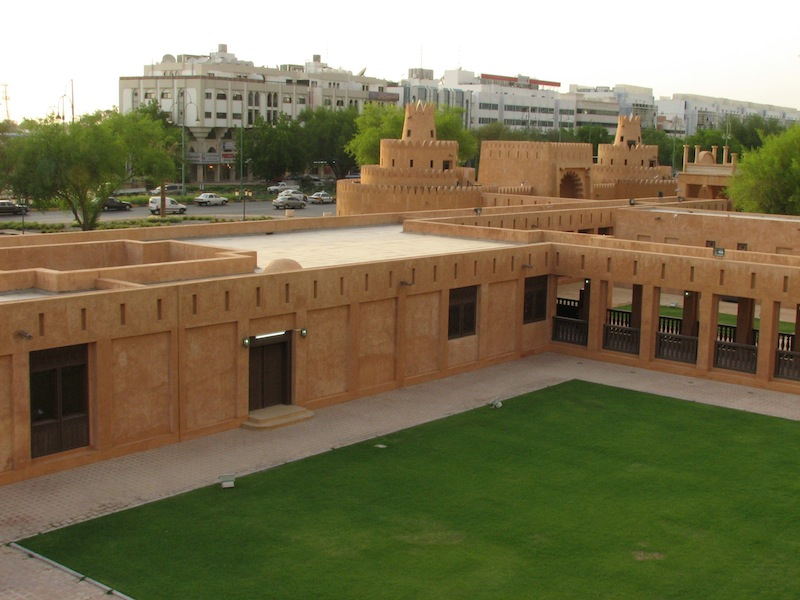
//> input picture Exercices/Image1.jpg, 800 x 600 px
$ ./Main   (built with g++ and OpenCV 4)
//> lines starting //> are read from the running program, lines starting //| are printed output that depends on the picture
#include <opencv2/opencv.hpp>
#include <vector>

using namespace cv;
using namespace std;

void questao1()
{
	RNG rng(12345);

	Mat image = imread("polygons.png", CV_LOAD_IMAGE_GRAYSCALE);
	GaussianBlur(image, image, Size(3, 3), 2);
	threshold(image, image, 150, 255, CV_THRESH_BINARY);
	Canny(image, image, 50, 200);
	vector<vector<Point>> contours;
	vector<Vec4i> hierarchy;

	dilate(image, image, Mat());

	findContours(image, contours, hierarchy, CV_RETR_LIST, CV_CHAIN_APPROX_NONE);

	Mat drawing = Mat::zeros(image.size(), CV_8UC3);

	for (size_t k = 0; k < contours.size(); k += 2) {
		approxPolyDP(contours[k], contours[k], 5, true);

		cout << "quantidade de vertices: " << contours[k].size() << endl;
		for (size_t i = 0; i < contours[k].size(); i++)
			cout << "x " << contours[k][i].x << " y " << contours[k][i].y << endl;

		cout << "\n" << endl;

		Scalar color(rand() & 255, rand() & 255, rand() & 255);
		drawContours(drawing, contours, k, color);
	}

	imshow("drawing", drawing);
}

vector<KeyPoint> keypoints_object, keypoints_scene;

vector<DMatch> final_matches;
Mat image1;
Mat image2;
int offset = 134;

void trackbar(int, void*)
{
	vector<Point2f> src, dst;
	vector<KeyPoint> keypoints_object_src, keypoints_scene_dst;

	for (int i = 0; i < 4; i++)
	{
		src.push_back(keypoints_object[final_matches[offset + i].queryIdx].pt);
		dst.push_back(keypoints_scene[final_matches[offset + i].trainIdx].pt);
	}

	Mat transform = findHomography(src, dst, CV_RANSAC); // getPerspectiveTransform(src, dst);
	Mat image_final;
	warpPerspective(image2, image_final, transform, image2.size());

	Mat matches_image;
	drawMatches(image1, keypoints_object, image_final, keypoints_scene, final_matches, matches_image);
	imshow("Images", matches_image);
}

void questao2()
{
	image1 = imread("Image1.jpg", CV_LOAD_IMAGE_GRAYSCALE);
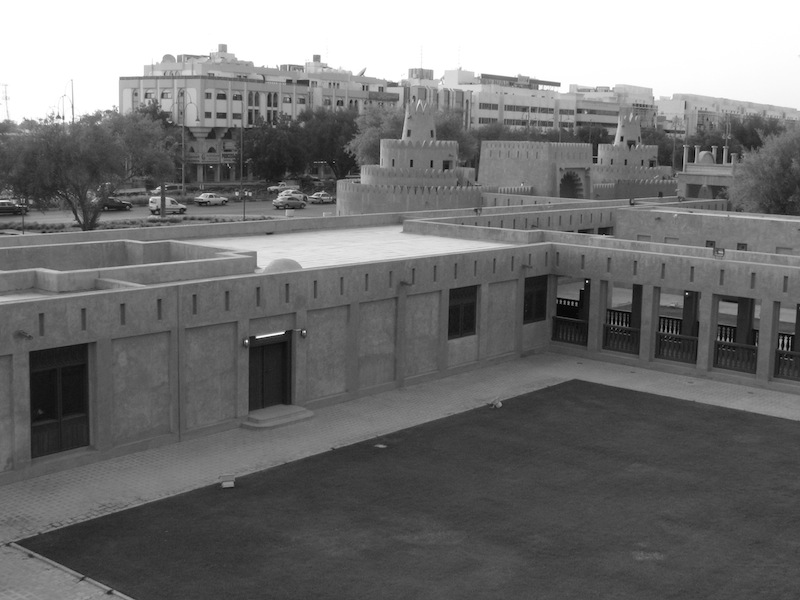
//> image1: 600 rows x 800 cols, CV_8UC1; min 0, max 255, mean 114.6
	image2 = imread("Image2.jpg", CV_LOAD_IMAGE_GRAYSCALE);
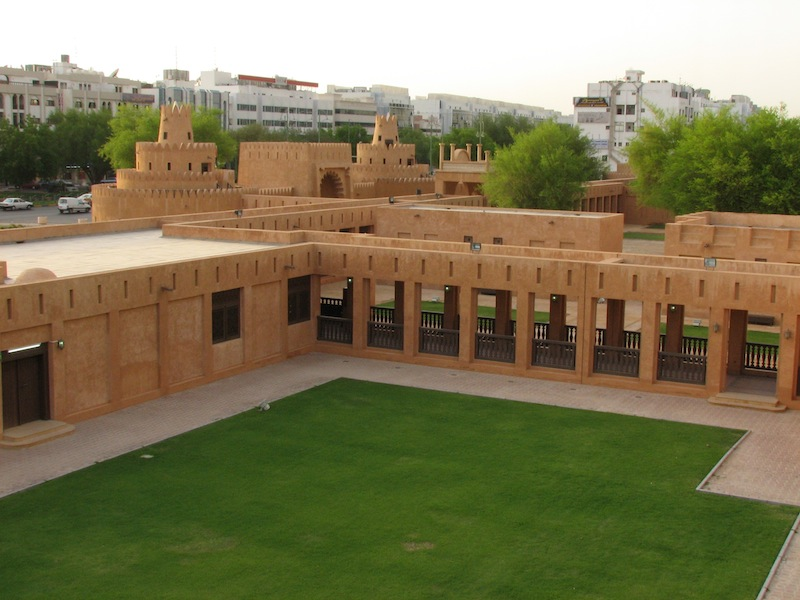
//> input picture Exercices/Image2.jpg, 800 x 600 px
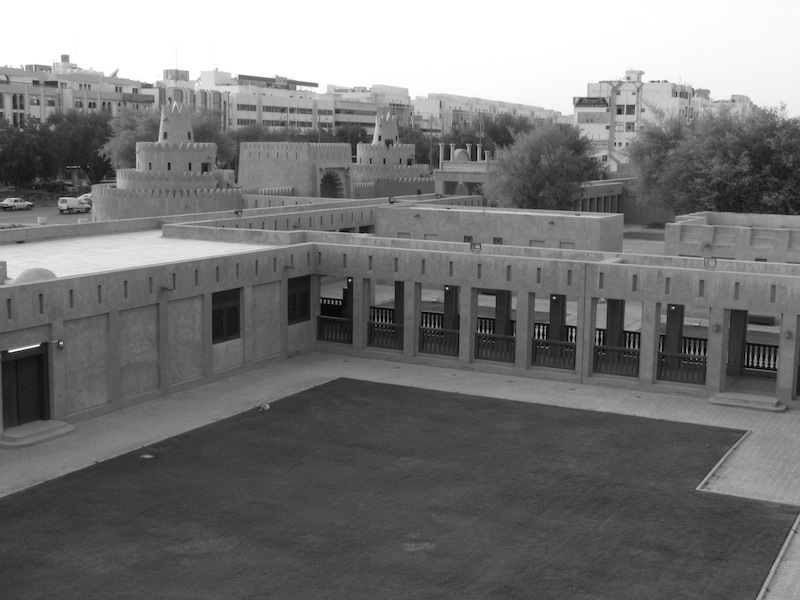
//> image2: 600 rows x 800 cols, CV_8UC1; min 0, max 255, mean 117.6

	imshow("image1", image1);
	//imshow("image2", image2);

	Ptr<Feature2D> detector = ORB::create();

	Mat descriptors_object, descriptors_scene;
	detector->detectAndCompute(image1, noArray(), keypoints_object, descriptors_object);
//> keypoints_object = 500 keypoints; strongest (x, y, size): (257, 337, 31), (587, 281, 31), (283, 332, 31), (559, 84, 31)
	detector->detectAndCompute(image2, noArray(), keypoints_scene, descriptors_scene);
//> keypoints_scene = 500 keypoints; strongest (x, y, size): (573, 329, 31), (349, 280, 31), (541, 326, 31), (39, 345, 31)

	BFMatcher matcher(NORM_HAMMING);
	vector<vector<DMatch>> initial_matches;
	matcher.knnMatch(descriptors_object, descriptors_scene, initial_matches, 2);
//> initial_matches = 500 matches

	for (int i = 0; i < initial_matches.size(); i++)
	{
		if (initial_matches[i][0].distance / initial_matches[i][1].distance <= 0.7) {
			final_matches.push_back(initial_matches[i][0]);
		}
	}
//> after the loop, final_matches = 153 matches

	createTrackbar("Offset", "image1", &offset, final_matches.size() - 5, trackbar);

	trackbar(0, 0);
//> in trackbar, `Mat transform = findHomography(src, dst, CV_RANSAC);`: transform = [[0.242, -0.377, 27.09], [-0.0777, 0.208, 68.24], [-0.000456, -0.00247, 1]]
//> in trackbar, `warpPerspective(image2, image_final, transform, image2.size());`:
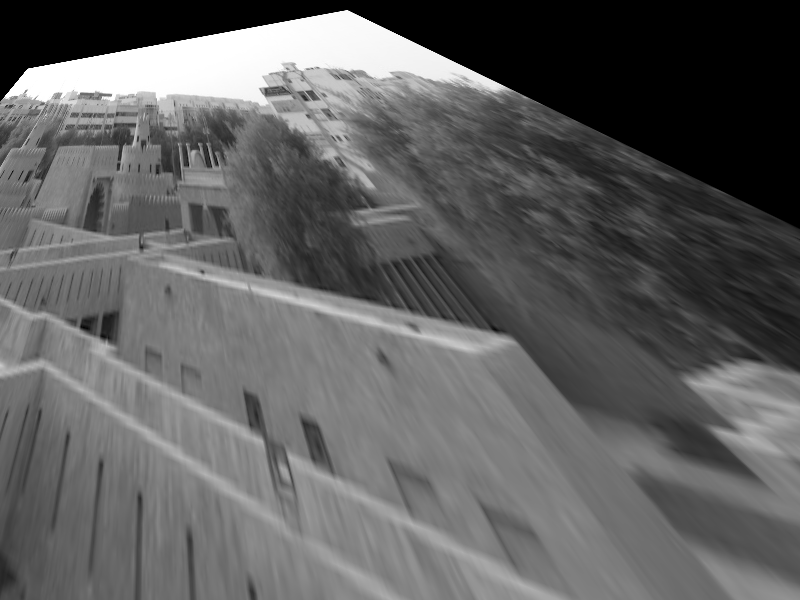
//> image_final: 600 rows x 800 cols, CV_8UC1; min 0, max 255, mean 96
//> in trackbar, `drawMatches(image1, keypoints_object, image_final, keypoints_scene, fi..`:
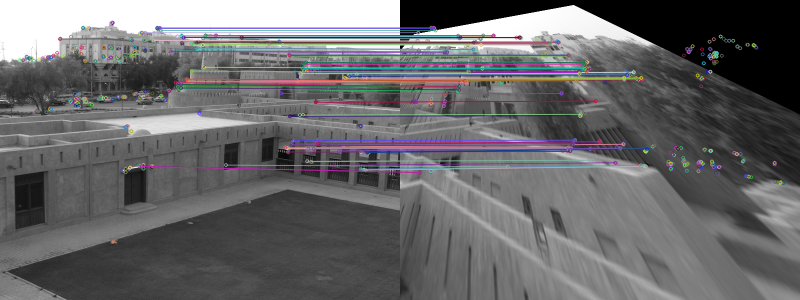
//> matches_image: 600 rows x 1600 cols, CV_8UC3 (shown at 1/2 size); mean B, G, R 105.6, 104.1, 105
}

int main()
{
	//questao1();
	questao2();

	waitKey();
	return 0;
}
